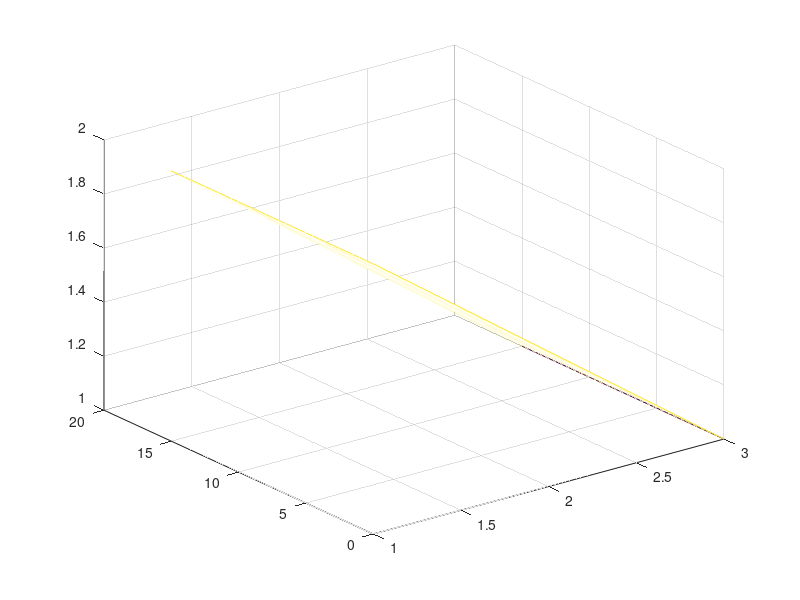

Here is the MATLAB script that generated this plot:

%https://arxiv.org/ftp/arxiv/papers/1811/1811.06337.pdf

function main
rho=1; Cp=1; kappa0=0.1; chi=0.5;
M=31;N=2% N=41;
tEnd=15; tau=tEnd/(M-1);
a=1; b=3; h=(b-a)/(N-1);
alpha=2; beta=1;
x=zeros(N,1);
u0=zeros(N,1);
for i=1:N
 x(i)=a+(i-1)*h;
 u0(i)=2-(x(i)-1)/2+(x(i)-1)*(x(i)-3);
 
%figure(i);
 plot(i,u0(i),'o')
 
end
t=zeros(M,1);
for n=1:M
 t(n)=(n-1)*tau;
end
u_1=zeros(N,1); u=zeros(N,1);
uNext=zeros(N,1); G=zeros(N,1);
L=zeros(N,N); L(1,1)=1; L(N,N)=1;
U=zeros(N,M); U(:,1)=u0;
for n=2:M
 u=U(:,n-1); u_1=U(:,n-1);
 eps=1;
 while(eps>0.0001)
 G(1)=u(1)-alpha;
 G(N)=u(N)-beta;
 for i=2:N-1
 k=kappa0*exp(chi*u(i));
 Dk=chi*k;
 D2k=chi*Dk;
 v=(u(i+1)-u(i-1))/(2*h);
 A=rho*Cp/tau;
 phi=A*(u(i)-u_1(i))-Dk*v*v;
 f=phi/k;
 q=(-f*Dk+A-D2k*v*v)/k;
 p=-2*Dk*v/k;
 G(i)=u(i+1)-2*u(i)+u(i-1)-h*h*f;
 L(i,i-1)=1+0.5*h*p;
 L(i,i)=-2-h*h*q;
 L(i,i+1)=1-0.5*h*p;
 end
 uNext=u-L\G;
 eps=sqrt(h*(uNext-u)'*(uNext-u));
 u=uNext;
 end
 U(:,n)=u;
 end
 mesh(x,t,U');
end
